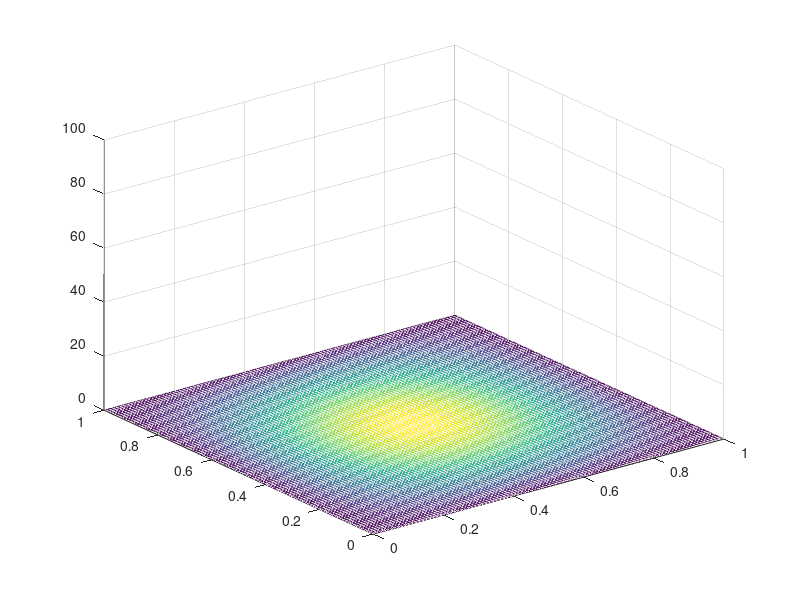

Write the MATLAB code that produced this figure.
% Two-D example of Heat Eqn from Asmar's PDE book

clear all, close all
 
x = [0:0.01:1]';
y = [0:0.01:1]';
[iX,iY] = meshgrid(x,y);
nt = 50; %input(' Number of time steps = ');
dt = .1;   % Time step size.
N = 5;

% Time loop
for j = 1:nt 
  u = zeros(length(x),length(y));
  % Double sum
  for m = 1:N % index on x
    for n = 1:N % index on y
        Bmn = 1600 / (pi^2*(2*m-1)*(2*n-1));
        u = u + Bmn * sin((2*m-1)*pi*iX) .* sin((2*n-1)*pi*iY) * ...
                               exp(-( (2*m-1)^2 + (2*n-1) ) * (j*dt));
    end
  end
  mesh(x,y,u)
  axis([0 1 0 1 0 100])
  drawnow
  pause(0.1)
end
